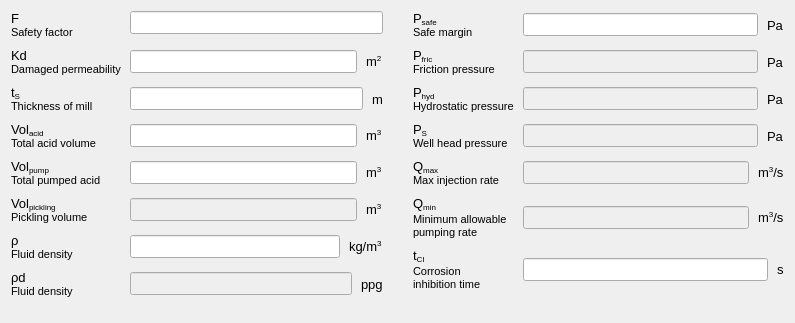
<?xml version="1.0" encoding="UTF-8"?>
<ui version="4.0">
 <class>CalculationDataForm</class>
 <widget class="QWidget" name="CalculationDataForm">
  <property name="geometry">
   <rect>
    <x>0</x>
    <y>0</y>
    <width>795</width>
    <height>323</height>
   </rect>
  </property>
  <property name="font">
   <font>
    <pointsize>10</pointsize>
   </font>
  </property>
  <property name="windowTitle">
   <string>Form</string>
  </property>
  <property name="locale">
   <locale language="English" country="UnitedStates"/>
  </property>
  <layout class="QGridLayout" name="gridLayout" columnstretch="1,1">
   <property name="horizontalSpacing">
    <number>30</number>
   </property>
   <property name="verticalSpacing">
    <number>9</number>
   </property>
   <item row="0" column="0">
    <layout class="QFormLayout" name="formLayout">
     <property name="horizontalSpacing">
      <number>9</number>
     </property>
     <property name="verticalSpacing">
      <number>9</number>
     </property>
     <item row="0" column="0">
      <widget class="QLabel" name="cd_f_label">
       <property name="text">
        <string notr="true">F&lt;br/&gt;&lt;span style=&quot; font-size:8pt;&quot;&gt;Safety factor&lt;/span&gt;</string>
       </property>
      </widget>
     </item>
     <item row="0" column="1">
      <widget class="QLineEdit" name="cd_f_lineedit"/>
     </item>
     <item row="1" column="0">
      <widget class="QLabel" name="cd_kd_label">
       <property name="text">
        <string notr="true">Kd&lt;br/&gt;&lt;span style=&quot; font-size:8pt;&quot;&gt;Damaged permeability&lt;/span&gt;</string>
       </property>
      </widget>
     </item>
     <item row="1" column="1">
      <layout class="QHBoxLayout" name="horizontalLayout">
       <item>
        <widget class="QLineEdit" name="cd_kd_lineedit"/>
       </item>
       <item>
        <widget class="QLabel" name="cd_kd_unit_label">
         <property name="text">
          <string>&lt;html&gt;&lt;head/&gt;&lt;body&gt;&lt;p&gt;m&lt;span style=&quot; vertical-align:super;&quot;&gt;2&lt;/span&gt;&lt;/p&gt;&lt;/body&gt;&lt;/html&gt;</string>
         </property>
        </widget>
       </item>
      </layout>
     </item>
     <item row="2" column="0">
      <widget class="QLabel" name="cd_t_s_label">
       <property name="text">
        <string notr="true">t&lt;span style=&quot; vertical-align:sub;&quot;&gt;S&lt;/span&gt;&lt;br/&gt;&lt;span style=&quot; font-size:8pt;&quot;&gt;Thickness of mill&lt;/span&gt;</string>
       </property>
      </widget>
     </item>
     <item row="2" column="1">
      <layout class="QHBoxLayout" name="horizontalLayout_2">
       <item>
        <widget class="QLineEdit" name="cd_t_s_lineedit"/>
       </item>
       <item>
        <widget class="QLabel" name="cd_t_s_unit_label">
         <property name="text">
          <string>m</string>
         </property>
        </widget>
       </item>
      </layout>
     </item>
     <item row="3" column="0">
      <widget class="QLabel" name="cd_vol_acid_label">
       <property name="text">
        <string notr="true">Vol&lt;span style=&quot; vertical-align:sub;&quot;&gt;acid&lt;/span&gt;&lt;br/&gt;&lt;span style=&quot; font-size:8pt;&quot;&gt;Total acid volume&lt;/span&gt;</string>
       </property>
      </widget>
     </item>
     <item row="3" column="1">
      <layout class="QHBoxLayout" name="horizontalLayout_3">
       <item>
        <widget class="QLineEdit" name="cd_vol_acid_lineedit"/>
       </item>
       <item>
        <widget class="QLabel" name="cd_vol_acid_unit_label">
         <property name="text">
          <string>m&lt;span style=&quot; vertical-align:super;&quot;&gt;3&lt;/span&gt;</string>
         </property>
        </widget>
       </item>
      </layout>
     </item>
     <item row="4" column="0">
      <widget class="QLabel" name="cd_vol_pump_label">
       <property name="text">
        <string notr="true">Vol&lt;span style=&quot; vertical-align:sub;&quot;&gt;pump&lt;/span&gt;&lt;br/&gt;&lt;span style=&quot; font-size:8pt;&quot;&gt;Total pumped acid&lt;/span&gt;</string>
       </property>
      </widget>
     </item>
     <item row="4" column="1">
      <layout class="QHBoxLayout" name="horizontalLayout_4">
       <item>
        <widget class="QLineEdit" name="cd_vol_pump_lineedit"/>
       </item>
       <item>
        <widget class="QLabel" name="cd_vol_pump_unit_label">
         <property name="text">
          <string>m&lt;span style=&quot; vertical-align:super;&quot;&gt;3&lt;/span&gt;</string>
         </property>
        </widget>
       </item>
      </layout>
     </item>
     <item row="5" column="0">
      <widget class="QLabel" name="cd_vol_pickling_label">
       <property name="text">
        <string notr="true">Vol&lt;span style=&quot; vertical-align:sub;&quot;&gt;pickling&lt;/span&gt;&lt;br/&gt;&lt;span style=&quot; font-size:8pt;&quot;&gt;Pickling volume&lt;/span&gt;</string>
       </property>
      </widget>
     </item>
     <item row="5" column="1">
      <layout class="QHBoxLayout" name="horizontalLayout_5">
       <item>
        <widget class="QLineEdit" name="cd_vol_pickling_lineedit">
         <property name="enabled">
          <bool>false</bool>
         </property>
         <property name="readOnly">
          <bool>true</bool>
         </property>
        </widget>
       </item>
       <item>
        <widget class="QLabel" name="cd_vol_pickling_unit_label">
         <property name="text">
          <string>m&lt;span style=&quot; vertical-align:super;&quot;&gt;3&lt;/span&gt;</string>
         </property>
        </widget>
       </item>
      </layout>
     </item>
     <item row="6" column="0">
      <widget class="QLabel" name="cd_ro_label">
       <property name="text">
        <string notr="true">&amp;rho;&lt;br/&gt;&lt;span style=&quot; font-size:8pt;&quot;&gt;Fluid density&lt;/span&gt;</string>
       </property>
      </widget>
     </item>
     <item row="6" column="1">
      <layout class="QHBoxLayout" name="horizontalLayout_6">
       <item>
        <widget class="QLineEdit" name="cd_ro_lineedit"/>
       </item>
       <item>
        <widget class="QLabel" name="cd_ro_unit_label">
         <property name="text">
          <string>kg/m&lt;span style=&quot; vertical-align:super;&quot;&gt;3&lt;/span&gt;</string>
         </property>
        </widget>
       </item>
      </layout>
     </item>
     <item row="7" column="0">
      <widget class="QLabel" name="cd_ro_d_label">
       <property name="text">
        <string notr="true">&amp;rho;d&lt;br/&gt;&lt;span style=&quot; font-size:8pt;&quot;&gt;Fluid density&lt;/span&gt;</string>
       </property>
      </widget>
     </item>
     <item row="7" column="1">
      <layout class="QHBoxLayout" name="horizontalLayout_7">
       <item>
        <widget class="QLineEdit" name="cd_ro_d_lineedit">
         <property name="enabled">
          <bool>false</bool>
         </property>
         <property name="readOnly">
          <bool>true</bool>
         </property>
        </widget>
       </item>
       <item>
        <widget class="QLabel" name="cd_ro_d_unit_label">
         <property name="text">
          <string>ppg</string>
         </property>
        </widget>
       </item>
      </layout>
     </item>
    </layout>
   </item>
   <item row="0" column="1">
    <layout class="QFormLayout" name="formLayout_2">
     <property name="horizontalSpacing">
      <number>9</number>
     </property>
     <property name="verticalSpacing">
      <number>9</number>
     </property>
     <item row="0" column="0">
      <widget class="QLabel" name="cd_p_safe_label">
       <property name="text">
        <string notr="true">P&lt;span style=&quot; vertical-align:sub;&quot;&gt;safe&lt;/span&gt;&lt;br/&gt;&lt;span style=&quot; font-size:8pt;&quot;&gt;Safe margin&lt;/span&gt;</string>
       </property>
      </widget>
     </item>
     <item row="0" column="1">
      <layout class="QHBoxLayout" name="horizontalLayout_8">
       <item>
        <widget class="QLineEdit" name="cd_p_safe_lineedit"/>
       </item>
       <item>
        <widget class="QLabel" name="cd_p_safe_unit_label">
         <property name="text">
          <string>Pa</string>
         </property>
        </widget>
       </item>
      </layout>
     </item>
     <item row="1" column="0">
      <widget class="QLabel" name="cd_p_fric_label">
       <property name="text">
        <string notr="true">P&lt;span style=&quot; vertical-align:sub;&quot;&gt;fric&lt;/span&gt;&lt;br/&gt;&lt;span style=&quot; font-size:8pt;&quot;&gt;Friction pressure&lt;/span&gt;</string>
       </property>
      </widget>
     </item>
     <item row="1" column="1">
      <layout class="QHBoxLayout" name="horizontalLayout_9">
       <item>
        <widget class="QLineEdit" name="cd_p_fric_lineedit">
         <property name="enabled">
          <bool>false</bool>
         </property>
         <property name="readOnly">
          <bool>true</bool>
         </property>
        </widget>
       </item>
       <item>
        <widget class="QLabel" name="cd_p_fric_unit_label">
         <property name="text">
          <string>Pa</string>
         </property>
        </widget>
       </item>
      </layout>
     </item>
     <item row="2" column="0">
      <widget class="QLabel" name="cd_hydrostatic_pressure_label">
       <property name="text">
        <string notr="true">P&lt;span style=&quot; vertical-align:sub;&quot;&gt;hyd&lt;/span&gt;&lt;br/&gt;&lt;span style=&quot; font-size:8pt;&quot;&gt;Hydrostatic pressure&lt;/span&gt;</string>
       </property>
      </widget>
     </item>
     <item row="2" column="1">
      <layout class="QHBoxLayout" name="horizontalLayout_10">
       <item>
        <widget class="QLineEdit" name="cd_hydrostatic_pressure_lineedit">
         <property name="enabled">
          <bool>false</bool>
         </property>
         <property name="readOnly">
          <bool>true</bool>
         </property>
        </widget>
       </item>
       <item>
        <widget class="QLabel" name="cd_hydrostatic_pressure_unit_label">
         <property name="text">
          <string>Pa</string>
         </property>
        </widget>
       </item>
      </layout>
     </item>
     <item row="3" column="0">
      <widget class="QLabel" name="cd_well_head_pressure_label">
       <property name="text">
        <string notr="true">P&lt;span style=&quot; vertical-align:sub;&quot;&gt;S&lt;/span&gt;&lt;br/&gt;&lt;span style=&quot; font-size:8pt;&quot;&gt;Well head pressure&lt;/span&gt;</string>
       </property>
      </widget>
     </item>
     <item row="3" column="1">
      <layout class="QHBoxLayout" name="horizontalLayout_13">
       <item>
        <widget class="QLineEdit" name="cd_well_head_pressure_lineedit">
         <property name="enabled">
          <bool>false</bool>
         </property>
         <property name="readOnly">
          <bool>true</bool>
         </property>
        </widget>
       </item>
       <item>
        <widget class="QLabel" name="cd_well_head_pressure_unit_label">
         <property name="text">
          <string>Pa</string>
         </property>
        </widget>
       </item>
      </layout>
     </item>
     <item row="4" column="0">
      <widget class="QLabel" name="cd_q_max_label">
       <property name="text">
        <string notr="true">Q&lt;span style=&quot; vertical-align:sub;&quot;&gt;max&lt;/span&gt;&lt;br/&gt;&lt;span style=&quot; font-size:8pt;&quot;&gt;Max injection rate&lt;/span&gt;</string>
       </property>
      </widget>
     </item>
     <item row="4" column="1">
      <layout class="QHBoxLayout" name="horizontalLayout_14">
       <item>
        <widget class="QLineEdit" name="cd_q_max_lineedit">
         <property name="enabled">
          <bool>false</bool>
         </property>
         <property name="readOnly">
          <bool>true</bool>
         </property>
        </widget>
       </item>
       <item>
        <widget class="QLabel" name="cd_q_max_unit_label">
         <property name="text">
          <string>m&lt;span style=&quot; vertical-align:super;&quot;&gt;3&lt;/span&gt;/s</string>
         </property>
        </widget>
       </item>
      </layout>
     </item>
     <item row="5" column="0">
      <widget class="QLabel" name="cd_q_min_label">
       <property name="text">
        <string notr="true">Q&lt;span style=&quot; vertical-align:sub;&quot;&gt;min&lt;/span&gt;&lt;br/&gt;&lt;span style=&quot; font-size:8pt;&quot;&gt;Minimum allowable&lt;/span&gt;&lt;br/&gt;&lt;span style=&quot; font-size:8pt;&quot;&gt;pumping rate&lt;/span&gt;</string>
       </property>
      </widget>
     </item>
     <item row="5" column="1">
      <layout class="QHBoxLayout" name="horizontalLayout_15">
       <item>
        <widget class="QLineEdit" name="cd_q_min_lineedit">
         <property name="enabled">
          <bool>false</bool>
         </property>
         <property name="alignment">
          <set>Qt::AlignLeading|Qt::AlignLeft|Qt::AlignVCenter</set>
         </property>
         <property name="readOnly">
          <bool>true</bool>
         </property>
        </widget>
       </item>
       <item>
        <widget class="QLabel" name="cd_q_min_unit_label">
         <property name="text">
          <string>m&lt;span style=&quot; vertical-align:super;&quot;&gt;3&lt;/span&gt;/s</string>
         </property>
        </widget>
       </item>
      </layout>
     </item>
     <item row="6" column="0">
      <widget class="QLabel" name="cd_t_ci_label">
       <property name="text">
        <string notr="true">t&lt;span style=&quot; vertical-align:sub;&quot;&gt;CI&lt;/span&gt;&lt;br/&gt;&lt;span style=&quot; font-size:8pt;&quot;&gt;Corrosion&lt;/span&gt;&lt;br/&gt;&lt;span style=&quot; font-size:8pt;&quot;&gt;inhibition time&lt;/span&gt;</string>
       </property>
      </widget>
     </item>
     <item row="6" column="1">
      <layout class="QHBoxLayout" name="horizontalLayout_16">
       <item>
        <widget class="QLineEdit" name="cd_t_ci_lineedit"/>
       </item>
       <item>
        <widget class="QLabel" name="cd_t_ci_unit_label">
         <property name="text">
          <string>s</string>
         </property>
        </widget>
       </item>
      </layout>
     </item>
    </layout>
   </item>
  </layout>
 </widget>
 <resources/>
 <connections>
  <connection>
   <sender>cd_f_lineedit</sender>
   <signal>textEdited(QString)</signal>
   <receiver>CalculationDataForm</receiver>
   <slot>textEdited()</slot>
   <hints>
    <hint type="sourcelabel">
     <x>253</x>
     <y>20</y>
    </hint>
    <hint type="destinationlabel">
     <x>397</x>
     <y>161</y>
    </hint>
   </hints>
  </connection>
  <connection>
   <sender>cd_kd_lineedit</sender>
   <signal>textEdited(QString)</signal>
   <receiver>CalculationDataForm</receiver>
   <slot>textEdited()</slot>
   <hints>
    <hint type="sourcelabel">
     <x>242</x>
     <y>61</y>
    </hint>
    <hint type="destinationlabel">
     <x>397</x>
     <y>161</y>
    </hint>
   </hints>
  </connection>
  <connection>
   <sender>cd_p_safe_lineedit</sender>
   <signal>textEdited(QString)</signal>
   <receiver>CalculationDataForm</receiver>
   <slot>textEdited()</slot>
   <hints>
    <hint type="sourcelabel">
     <x>643</x>
     <y>23</y>
    </hint>
    <hint type="destinationlabel">
     <x>397</x>
     <y>161</y>
    </hint>
   </hints>
  </connection>
  <connection>
   <sender>cd_t_ci_lineedit</sender>
   <signal>textEdited(QString)</signal>
   <receiver>CalculationDataForm</receiver>
   <slot>textEdited()</slot>
   <hints>
    <hint type="sourcelabel">
     <x>647</x>
     <y>275</y>
    </hint>
    <hint type="destinationlabel">
     <x>397</x>
     <y>161</y>
    </hint>
   </hints>
  </connection>
  <connection>
   <sender>cd_t_s_lineedit</sender>
   <signal>textEdited(QString)</signal>
   <receiver>CalculationDataForm</receiver>
   <slot>textEdited()</slot>
   <hints>
    <hint type="sourcelabel">
     <x>244</x>
     <y>99</y>
    </hint>
    <hint type="destinationlabel">
     <x>397</x>
     <y>161</y>
    </hint>
   </hints>
  </connection>
  <connection>
   <sender>cd_vol_acid_lineedit</sender>
   <signal>textEdited(QString)</signal>
   <receiver>CalculationDataForm</receiver>
   <slot>textEdited()</slot>
   <hints>
    <hint type="sourcelabel">
     <x>242</x>
     <y>137</y>
    </hint>
    <hint type="destinationlabel">
     <x>397</x>
     <y>161</y>
    </hint>
   </hints>
  </connection>
  <connection>
   <sender>cd_vol_pump_lineedit</sender>
   <signal>textEdited(QString)</signal>
   <receiver>CalculationDataForm</receiver>
   <slot>textEdited()</slot>
   <hints>
    <hint type="sourcelabel">
     <x>242</x>
     <y>175</y>
    </hint>
    <hint type="destinationlabel">
     <x>397</x>
     <y>161</y>
    </hint>
   </hints>
  </connection>
  <connection>
   <sender>cd_ro_lineedit</sender>
   <signal>textEdited(QString)</signal>
   <receiver>CalculationDataForm</receiver>
   <slot>textEdited()</slot>
   <hints>
    <hint type="sourcelabel">
     <x>233</x>
     <y>251</y>
    </hint>
    <hint type="destinationlabel">
     <x>397</x>
     <y>161</y>
    </hint>
   </hints>
  </connection>
  <connection>
   <sender>cd_ro_d_lineedit</sender>
   <signal>textEdited(QString)</signal>
   <receiver>CalculationDataForm</receiver>
   <slot>textEdited()</slot>
   <hints>
    <hint type="sourcelabel">
     <x>233</x>
     <y>289</y>
    </hint>
    <hint type="destinationlabel">
     <x>397</x>
     <y>161</y>
    </hint>
   </hints>
  </connection>
 </connections>
</ui>
